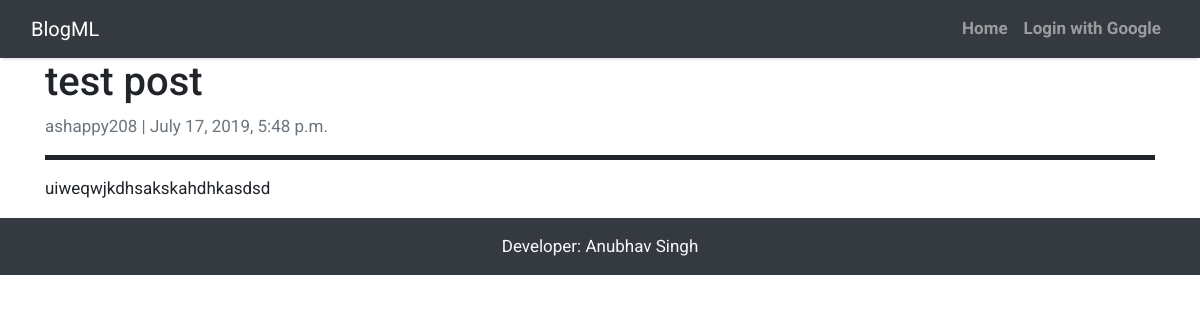
Page /post_detail/24/ on the earlier database version.
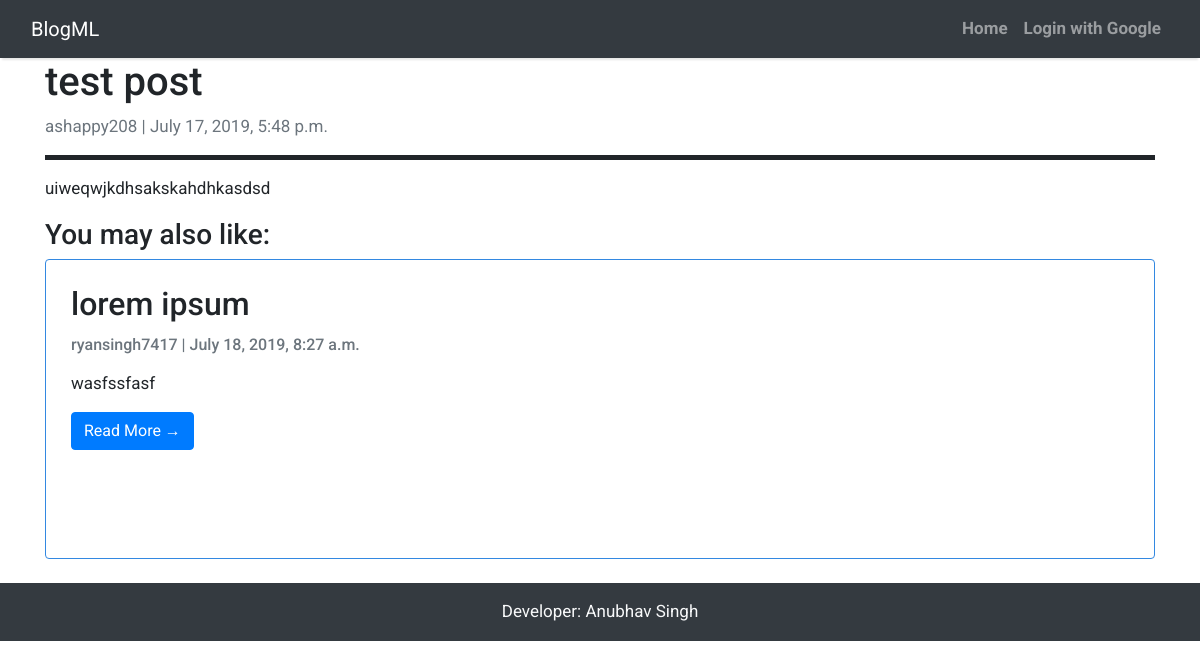
Same page on the later database version.
### dashboard/models.py (models this page shows, shortened)
class Post(models.Model):
    author = models.ForeignKey(settings.AUTH_USER_MODEL, on_delete=models.CASCADE)
    title = models.CharField(max_length=200)
    text = RichTextUploadingField()
    created_date = models.DateTimeField(default=timezone.now)
    published_date = models.DateTimeField(blank=True, null=True)
    topic = models.CharField(max_length=10,default = -1)
    objects = models.Manager

### dashboard/views.py (the view)
# urls.py: path('post_detail/<int:pk>/',views.post_detail,name='post_detail'),
def post_detail(request, pk):
    post = get_object_or_404(Post, pk=pk)
    posttopic = post.topic
    relpost = Post.objects.filter(topic = posttopic).exclude(pk=pk)
    return render(request, 'post_detail.html', {'post': post,'related':relpost})

### dashboard/templates/post_detail.html (shortened to what this page needs)
{% extends 'base.html' %} {% block content %}
<div class="container">
<h1>{% block title %} {{ post.title}} {% endblock title %}</h1>
        <p class=" text-muted">{{ post.author }} | {{ post.published_date }}</p>
        <p style="border-bottom: 5px solid">{{ post.text|safe}}</p>
      </div>
<div class="container">
    {% if related %}
  <h3>You may also like:</h2>
      {% for object in related %}
      <div class="card mb-4">
          <div class="card-body">
              <h2 class="card-title">{{ object.title }}</h2>
              <p class="card-text text-muted h6">{{ object.author }} | {{ object.published_date}} </p>
              <p class = "card-text">{{ object.text|safe|slice:200 }}</p>
              <a href="{% url 'post_detail' pk=object.pk  %}" class="btn btn-primary">Read More &rarr;</a>
          </div>
      </div>
      {% endfor %}
      {% endif %}
</div>
{% endblock content %}

Differences in the rows shown:
added Post: title "lorem ipsum", author "ryansingh7417", published_date "July 18, 2019, 8:27 a.m.", text "wasfssfasf"
Other differences:
text now shown: "You may also like:"
